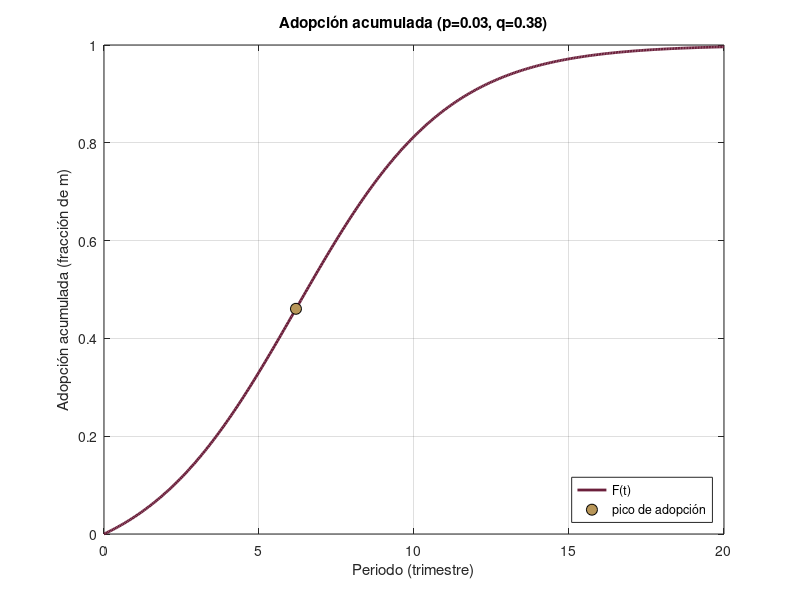
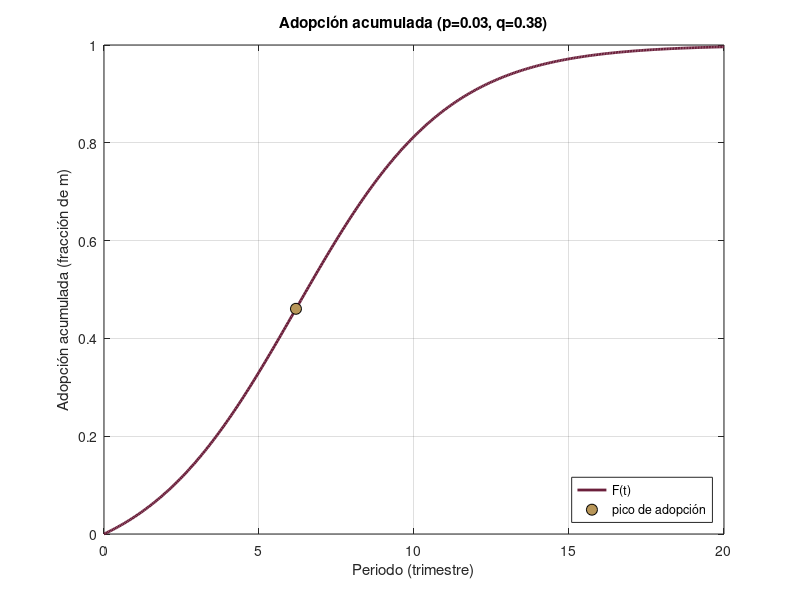
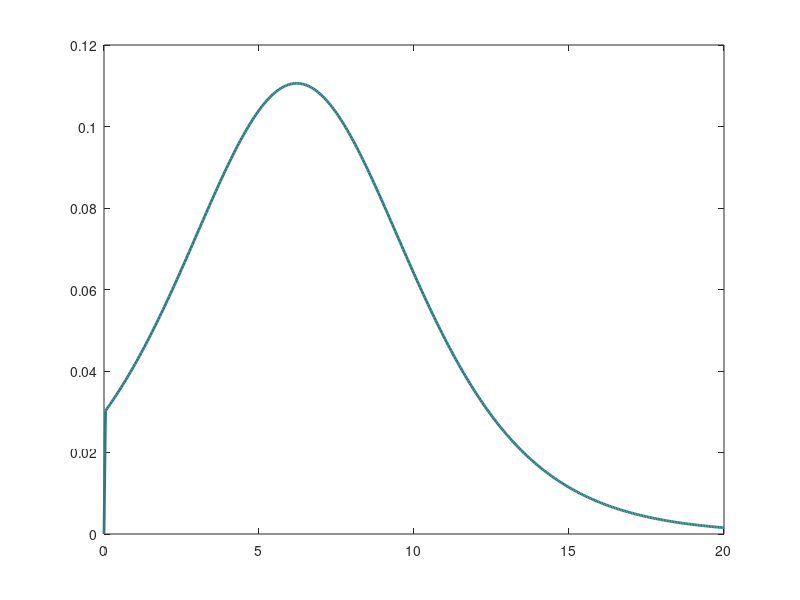

MATLAB code for these plots, in order: (Note: this script raises an error after producing the figures.)
%% cap01_difusion_bass.m — Difusión de la adopción de un canal digital
% Título:       Modelo de Bass aplicado a la adopción de un canal digital
% Autor:        Dr. Aboud Barsekh-Onji
% Institución:  IPN — ESCA Unidad Santo Tomás
% Fecha:        2026-09-18
% Descripción:  Laboratorio del Cap. 1 (catálogo §9.2, fila 1) y script de la
%               Práctica 1 de la Unidad I. El modelo de Bass describe la
%               velocidad de adopción de una innovación como la suma de un
%               efecto de innovación (adopción independiente de otros
%               adoptantes) y un efecto de imitación (adopción por contagio
%               social). Este MISMO script es el que se usa en el libro y en
%               la práctica: el estudiante solo modifica la sección de
%               parámetros, corre el script para cada caso que le pidan, y
%               compara los resultados impresos y las figuras entre corridas.
%               Parámetros DIDÁCTICOS (no calibrados con datos reales de
%               mercado — ver docs/dudas.md, pregunta 4).
% Referencia conceptual: Bass, F.M. (1969). A New Product Growth Model for
%               Consumer Durables. Management Science, 15(5), 215-227.
% Toolboxes requeridas: ninguna (MATLAB base).
% Tiempo de ejecución esperado: < 5 s.

clc; clear; close all; rng(42);

%% ===================================================================
%  PARÁMETROS — ESTA ES LA ÚNICA SECCIÓN QUE EL ESTUDIANTE DEBE EDITAR
%  Cambien estos cuatro valores para representar un caso distinto (otro
%  canal digital, otro escenario de innovación/imitación) y vuelvan a
%  correr el script completo (Run). No es necesario tocar nada más abajo.
%  ===================================================================
p = 0.03;      % coeficiente de innovación (adopción "espontánea")
q = 0.38;      % coeficiente de imitación (adopción por contagio social)
m = 1;         % mercado potencial, normalizado a 1 (100% del mercado objetivo)
tFinal = 20;   % periodos a simular (p. ej., trimestres desde el lanzamiento)
% ===================================================================

%% Datos: vector de tiempo (no editar)
t = (0:0.05:tFinal)';

%% Procesamiento: solución cerrada del modelo de Bass F(t)
% F(t) = fracción del mercado potencial que ya adoptó al tiempo t
F = (1 - exp(-(p+q).*t)) ./ (1 + (q/p).*exp(-(p+q).*t));
adopcionAcumulada = m .* F;
tasaAdopcion = [0; diff(adopcionAcumulada)] ./ [1; diff(t)];

% Tiempo del pico de adopción (máxima velocidad de adopción), forma cerrada:
tPico = log(q/p) / (p+q);
adopcionEnElPico = interp1(t, adopcionAcumulada, tPico);

%% Resultados: valores clave impresos (anótenlos para comparar entre corridas)
fprintf('=== Resultados con p=%.3f, q=%.3f, m=%.2f, tFinal=%d ===\n', p, q, m, tFinal);
fprintf('Pico de adopción en t* = %.2f periodos (%.1f%% del mercado adoptado)\n', ...
    tPico, 100*adopcionEnElPico);
fprintf('Adopción acumulada al final del periodo simulado: %.1f%% del mercado potencial\n', ...
    100*adopcionAcumulada(end));
fprintf('Tasa de adopción máxima: %.4f (fracción del mercado por periodo)\n', max(tasaAdopcion));

%% Visualización — Figura 1: adopción acumulada
figure('Color', 'w', 'Position', [100 100 560 420]);
plot(t, adopcionAcumulada, 'LineWidth', 2, 'Color', [0.42 0.12 0.23]);
hold on;
plot(tPico, adopcionEnElPico, 'o', 'MarkerSize', 8, ...
    'MarkerFaceColor', [0.72 0.59 0.35], 'MarkerEdgeColor', 'k');
hold off;
grid on;
xlabel('Periodo (trimestre)');
ylabel('Adopción acumulada (fracción de m)');
title(sprintf('Adopción acumulada (p=%.2f, q=%.2f)', p, q));
legend('F(t)', 'pico de adopción', 'Location', 'southeast');

if ~exist('../../figuras/matlab', 'dir')
    mkdir('../../figuras/matlab');
end
exportgraphics(gcf, '../../figuras/matlab/cap01_bass_acumulada.pdf', 'ContentType', 'vector');
exportgraphics(gcf, '../../figuras/matlab/cap01_bass_acumulada.png', 'Resolution', 300);

%% Visualización — Figura 2: tasa de adopción
figure('Color', 'w', 'Position', [100 100 560 420]);
plot(t, tasaAdopcion, 'LineWidth', 2, 'Color', [0.16 0.49 0.51]);
hold on;
xline(tPico, ':k', 'pico');
hold off;
grid on;
xlabel('Periodo (trimestre)');
ylabel('Tasa de adopción (dF/dt)');
title(sprintf('Tasa de adopción (p=%.2f, q=%.2f)', p, q));

exportgraphics(gcf, '../../figuras/matlab/cap01_bass_tasa.pdf', 'ContentType', 'vector');
exportgraphics(gcf, '../../figuras/matlab/cap01_bass_tasa.png', 'Resolution', 300);

fprintf('Figuras exportadas a figuras/matlab/cap01_bass_{acumulada,tasa}.{pdf,png}\n');
